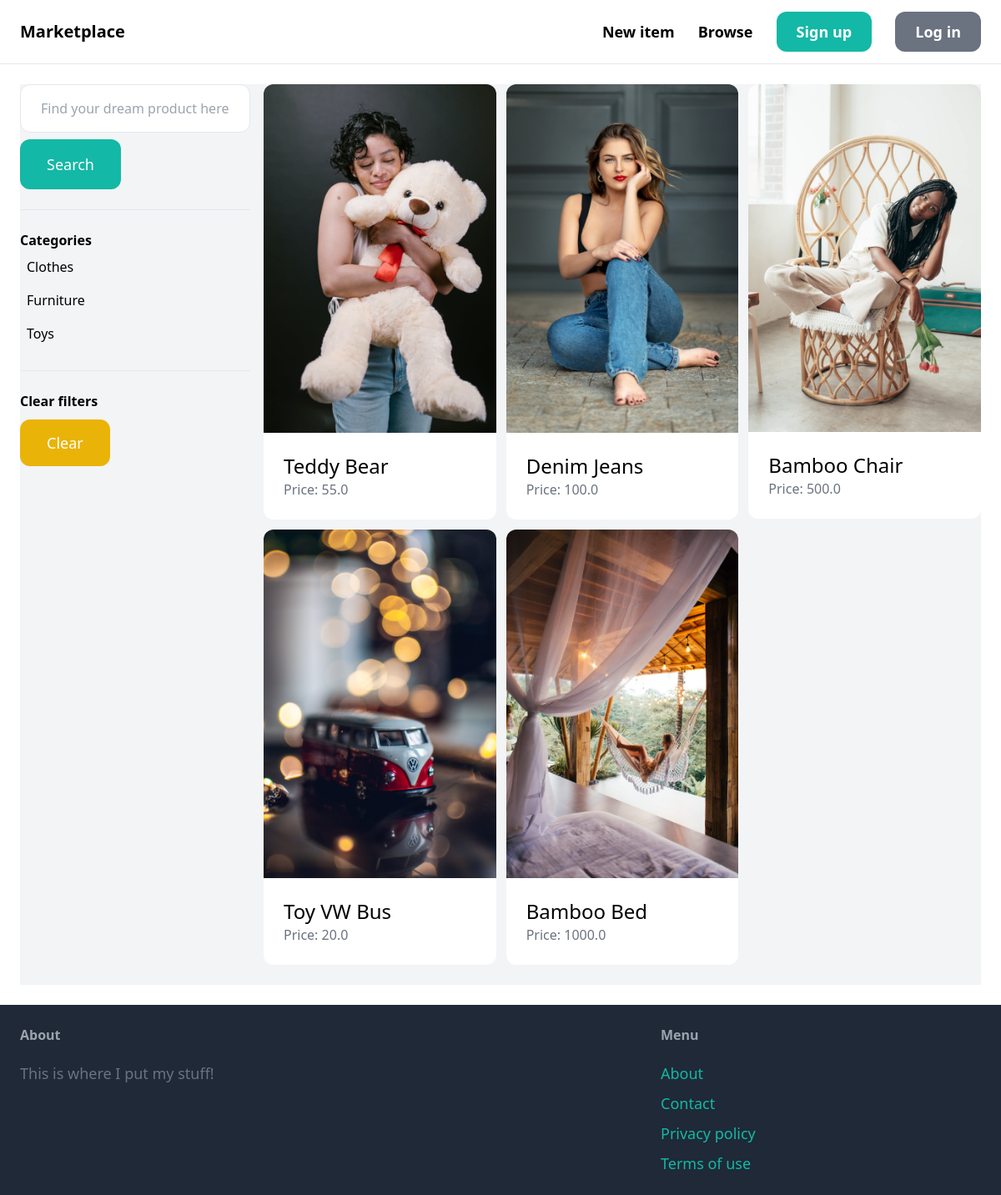
The app's page /items/, older data.
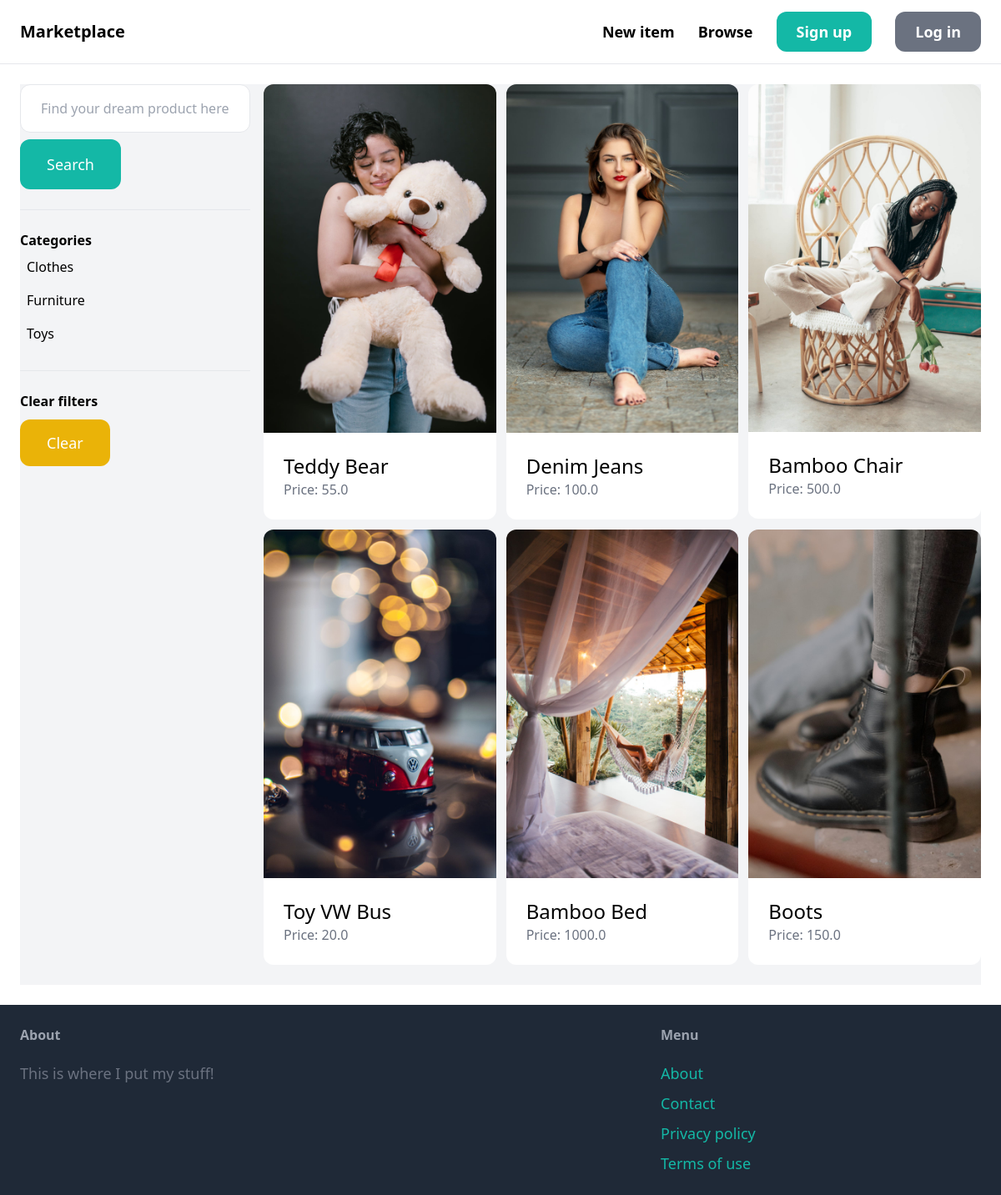
The same page, newer data.
### item/models.py (models this page shows, shortened)
class Category(models.Model):
    name = models.CharField(max_length=255)
    class Meta:
        ordering = ('name',)
        verbose_name_plural = "Categories"

class Item(models.Model):
    category = models.ForeignKey(Category, related_name='items', on_delete=models.CASCADE)
    name = models.CharField(max_length=255)
    description = models.TextField(blank=True, null=True)
    price = models.FloatField()
    image = models.ImageField(upload_to='item_images', blank=True, null=True)
    is_sold = models.BooleanField(default=False)
    created_by = models.ForeignKey(User, related_name='items', on_delete=models.CASCADE)
    created_at = models.DateTimeField(auto_now_add=True)

### item/views.py (the view)
# urls.py: path('', views.items, name='items'),
def items(request):
    query = request.GET.get('query', '')
    category_id = request.GET.get('category', 0)
    categories = Category.objects.all()
    items = Item.objects.filter(is_sold=False)
    if category_id:
        items = items.filter(category_id=category_id)
    if query:
        items = items.filter(Q(name__icontains=query) | Q(description__icontains=query))
    return render(request, 'item/items.html', {
        'items': items,
        'query': query,
        'categories': categories,
        'category_id': int(category_id)
    })

### item/templates/item/items.html (shortened to what this page needs)
{% extends 'core/base.html' %}
{% block content %}
    <div class="pb-6 grid grid-cols-4 gap-4 bg-gray-100">
        <div class="col-span-1">
            <form method="get" action="{% url 'item:items' %}">
                <input name="query" class="w-full py-4 px-6 border rounded-xl" type="text" value="{{ query }}" placeholder="Find your dream product here...">
                <button class="mt-2 py-4 px-8 text-lg bg-teal-500 hover:bg-teal-700 text-white rounded-xl">Search</button>
            </form>
            <hr class="my-6">
            <p class="font-semibold">Categories</p>
            <ul>
              {% for category in categories %}
                <li class="py-2 px-2 rounded-xl {% if category.id == category_id %} bg-gray-200 {% endif %}">
                  <a href="{% url 'item:items' %}?query={{ query }}&category={{ category.id }}">{{ category.name }}</a>
                </li>
              {% endfor %}
            </ul>
            <hr class="my-6">
            <p class="font-semibold">Clear filters</p><br>
            <ul>
              <li><a href="{% url 'item:items' %}" class="mt-2 py-4 px-8 inline block bg-yellow-500 hover:bg-yellow-700 text-lg rounded-xl text-white">Clear</a></li>
            </ul>
        </div>
        <div class="col-span-3">
            <div class="grid grid-cols-3 gap-3">
                {% for item in items %}
                <div>
                  <a href="{% url 'item:detail' item.id %}">
                    <div>
                      <img src="{{ item.image.url }}" class="rounded-t-xl" />
                    </div>
                    <div class="p-6 bg-white rounded-b-xl">
                      <h2 class="text-2xl">{{ item.name }}</h2>
                      <p class="text-gray-500">Price: {{ item.price }}</p>
                    </div>
                  </a>
                </div>
                {% endfor %}
              </div>
        </div>
    </div>
{% endblock %}

### core/templates/core/base.html (shortened to what this page needs)
<!DOCTYPE html>
<html lang="en">
  <head>
    <script src="https://cdn.tailwindcss.com"></script>
  </head>
  <body>
    <nav
      class="px-6 py-6 flex justify-between items-center border-b border-gray-200"
    >
      <a href="/" class="text-xl font-semibold">Marketplace</a>
      <div class="space-x-6">
        <a href="{% url 'item:new' %}" class="text-lg font-semibold hover:text-gray-500"
          >New item</a
        >
        <a href="{% url 'item:items' %}" class="text-lg font-semibold hover:text-gray-500">Browse</a>
        {% if request.user.is_authenticated%}
        <a
          href="{% url 'conversation:inbox' %}"
          class="px-6 py-3 text-lg font-semibold bg-teal-500 text-white rounded-xl hover:bg-teal-700"
          >Inbox</a
        >
        <a
          href="{% url 'dashboard:index' %}"
          class="px-6 py-3 text-lg font-semibold bg-gray-500 text-white rounded-xl hover:bg-gray-700"
          >Dashboard</a
        >
        {% else %}
        <a
          href="{% url 'core:signup' %}"
          class="px-6 py-3 text-lg font-semibold bg-teal-500 text-white rounded-xl hover:bg-teal-700"
          >Sign up</a
        >
        <a
          href="{% url 'core:login' %}"
          class="px-6 py-3 text-lg font-semibold bg-gray-500 text-white rounded-xl hover:bg-gray-700"
          >Log in</a
        >
        {% endif %}
      </div>
    </nav>
    <div class="px-6 py-6">{% block content %} {% endblock %}</div>
    <footer class="py-6 px-6 flex justify-between bg-gray-800">
      <div class="w-2/3 pr-10">
        <h3 class="mb-5 font-semibold text-gray-400">About</h3>
        <p class="text-lg text-gray-500">This is where I put my stuff!</p>
      </div>
      <div class="w-1/3">
        <h3 class="mb-5 font-semibold text-gray-400">Menu</h3>
        <ul class="space-y-2">
          <li class>
            <a href="#" class="text-lg text-teal-500 hover:text-teal-700"
              >About</a
            >
          </li>
          <li class>
            <a
              href="{% url 'core:contact' %}"
              class="text-lg text-teal-500 hover:text-teal-700"
              >Contact</a
            >
          </li>
          <li class>
            <a href="#" class="text-lg text-teal-500 hover:text-teal-700"
              >Privacy policy</a
            >
          </li>
          <li class>
            <a href="#" class="text-lg text-teal-500 hover:text-teal-700"
              >Terms of use</a
            >
          </li>
        </ul>
      </div>
    </footer>
  </body>
</html>

Row changes from the older to the newer data that the page shows:
added Item: image (picture), name "Boots", price "150.0"
